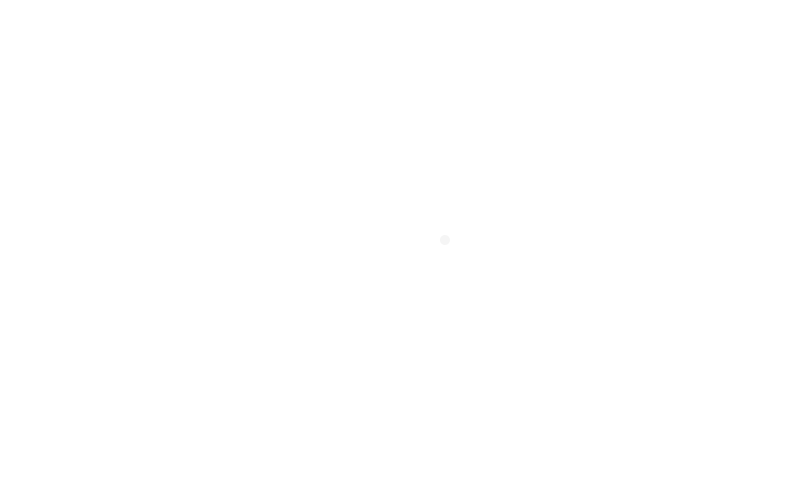
Frame 1 (no input)
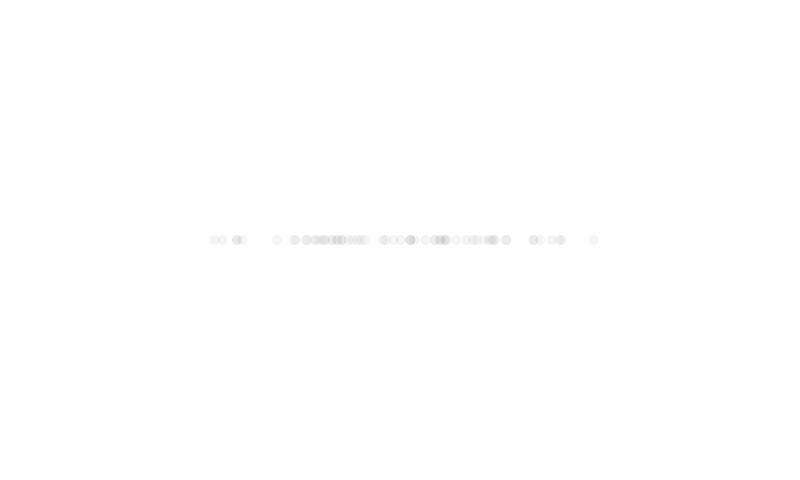
Frame 60 (the mouse pressed at the canvas centre just before this capture)
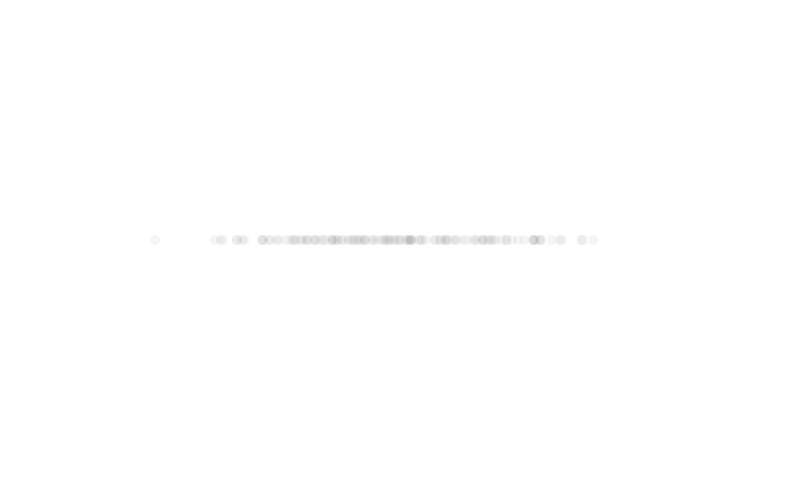
Frame 120 (the mouse held since frame 60 and released just before this capture)

The Processing sketch that drew these frames (run headless with seeded random() and noise(); from frame 60 on, the mouse is pressed at the canvas centre):

// Processing sketch: Gaussian
// ── Gaussian.pde
import java.util.Random;

Random generator;
int mean;
int std; 


void setup(){
 size(800,480);
 
mean = width/2;
std = 100;
 
 generator = new Random();
 background(255);
}

void draw(){
 
  
  
  float h = (float)generator.nextGaussian();
  h=(h*std) +mean;
  
  
  
  fill(0,10);
  noStroke();
  ellipse(h,height/2,10,10);
  
}
